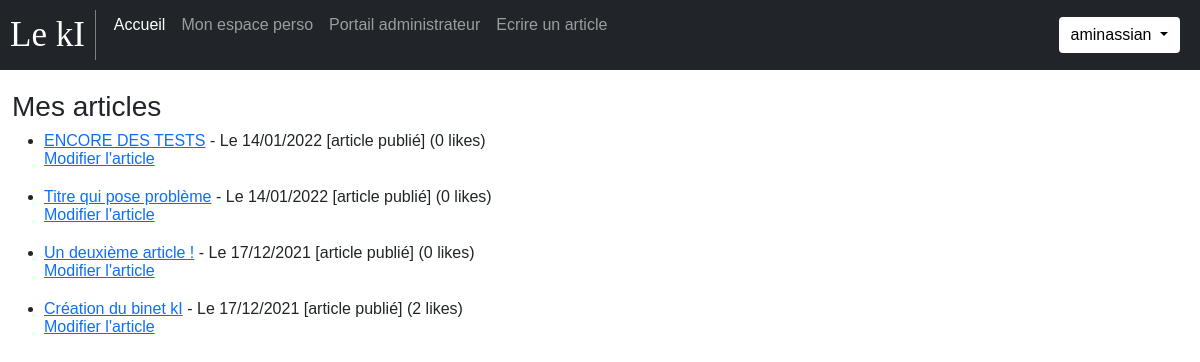
/index.php?page=my-space (signed in), run on the app's committed database.
### tables this page shows
CREATE TABLE `articles` (
  `ID` int(11) NOT NULL,
  `id_auteur` int(11) NOT NULL,
  `titre` varchar(256) NOT NULL,
  `contenu` text NOT NULL,
  `image` varchar(256) NOT NULL,
  `statut` varchar(20) NOT NULL DEFAULT 'attente',
  `parution` timestamp NOT NULL DEFAULT current_timestamp(),
  `maj` timestamp NOT NULL DEFAULT current_timestamp(),
  `nb_like` int(11) NOT NULL
);

### content/content_my-space.php (the view, shortened to what this page needs)
<?php
function printArticles() {
    global $bdd;
    $req = $bdd->prepare("SELECT ID, titre, statut, DATE_FORMAT(maj, ' - Le %d/%m/%Y') as my_date, nb_like FROM articles WHERE id_auteur = ? ORDER BY maj DESC");
    $req->execute(array($_SESSION['userid']));
    echo '<div class="container-fluid"><h3>Mes articles</h3>';
    if ($req->rowCount() == 0) {
        echo 'Vous n\'avez pas encore écrit d\'articles. N\'attendez plus, <a href="index.php?page=write-article">contribuez dès maintenant !</a>';
    } else {
        echo '<ul>';
        while ($article = $req->fetch()) {
            if ($article['statut'] === 'valide') {
                echo '<li><a href="index.php?page=read&article=' . $article['ID'] . '">'
                    . htmlspecialchars($article['titre']) . '</a>' . $article['my_date'];
            }
            else {
                echo '<li>' . htmlspecialchars($article['titre']) . $article['my_date'];
            }
            switch($article['statut']) {
                case 'valide':
                    echo ' [article publié] (' . $article['nb_like'] . ' likes)<br>';
                break;
            }
            echo '<a href=index.php?page=edit&article=' . $article['ID'] . '">Modifier l\'article</a></li>';
        }
        echo '</ul>';
    }
    echo '</div>';
}

### css/stylesperso.css (style rules this page uses)
body { font: caption; }
li { margin-bottom: 20px; }

### data on the page
articles: titre "ENCORE DES TESTS", my_date "- Le 14/01/2022", nb_like "0"
articles: titre "Titre qui pose problème", my_date "- Le 14/01/2022", nb_like "0"
articles: titre "Un deuxième article !", my_date "- Le 17/12/2021", nb_like "0"
articles: titre "Création du binet kI", my_date "- Le 17/12/2021", nb_like "2"

### other printed values
$description "Mon espace perso Portail administrateur Ecrire un article"
$_SESSION['username'] "aminassian"
